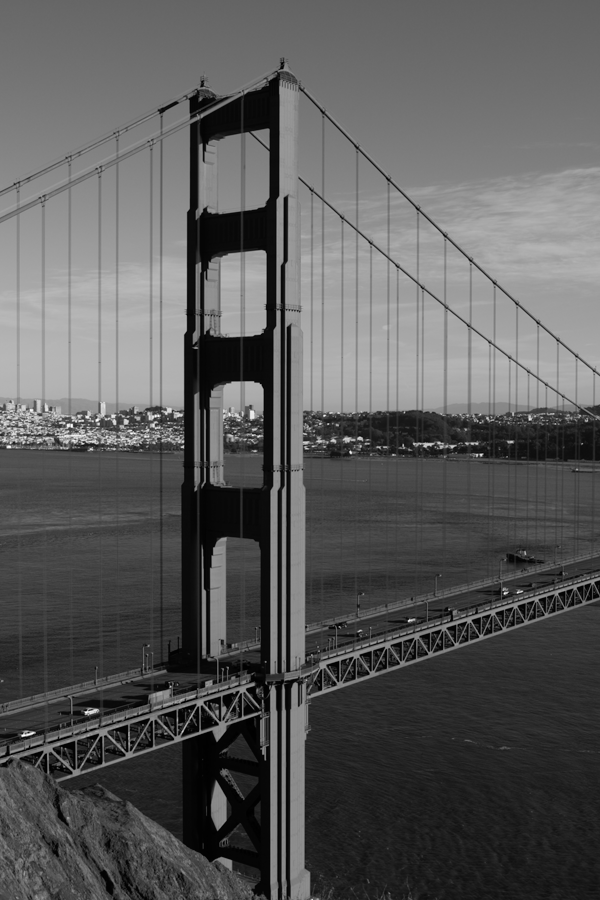
#> input picture ceng391_hw03/data/goldengate/goldengate-03.png, 600 x 900 px
$ python stitch.py
#> lines starting #> are read from the running program, lines starting #| are printed output that depends on the picture
# 260201043-Merve Malak
# I got help from this page while doing this part of the homework :
# https://stackoverflow.com/questions/68836179/how-make-panoramic-view-of-serie-of-pictures-using-python-opencv-orb-descripto
import cv2 as cv
import numpy as np


def warpImages(img1, img2, h):
    h1, w1 = img1.shape[:2]
    h2, w2 = img2.shape[:2]
    pts_img1 = np.float32([[0, 0], [0, h1], [w1, h1], [w1, 0]]).reshape(-1, 1, 2)
    pts_img2_tmp = np.float32([[0, 0], [0, h2], [w2, h2], [w2, 0]]).reshape(-1, 1, 2)
    pts_img2 = cv.perspectiveTransform(pts_img2_tmp, h)
    points = np.concatenate((pts_img1, pts_img2), axis=0)
    [x_min, y_min] = np.int32(points.min(axis=0).ravel() - 0.5)
    [x_max, y_max] = np.int32(points.max(axis=0).ravel() + 0.5)
    translation_dist = [-x_min, -y_min]
    H_translation = np.array([[1, 0, translation_dist[0]], [0, 1, translation_dist[1]], [0, 0, 1]])

    new_img = cv.warpPerspective(img2, H_translation.dot(h), (x_max - x_min, y_max - y_min))
    new_img[translation_dist[1]:h1 + translation_dist[1], translation_dist[0]:w1 + translation_dist[0]] = img1

    return new_img

def panorama():
    sift = cv.SIFT_create()
    img2 = cv.imread("../data/goldengate/goldengate-03.png")
#> img2 is the input picture: shape (900, 600, 3); min 0, max 255, mean 89.9
    for i in range(6):
        if (i == 3):
            continue
        else:
            img1 = cv.imread(f"../data/goldengate/goldengate-0{i}.png")
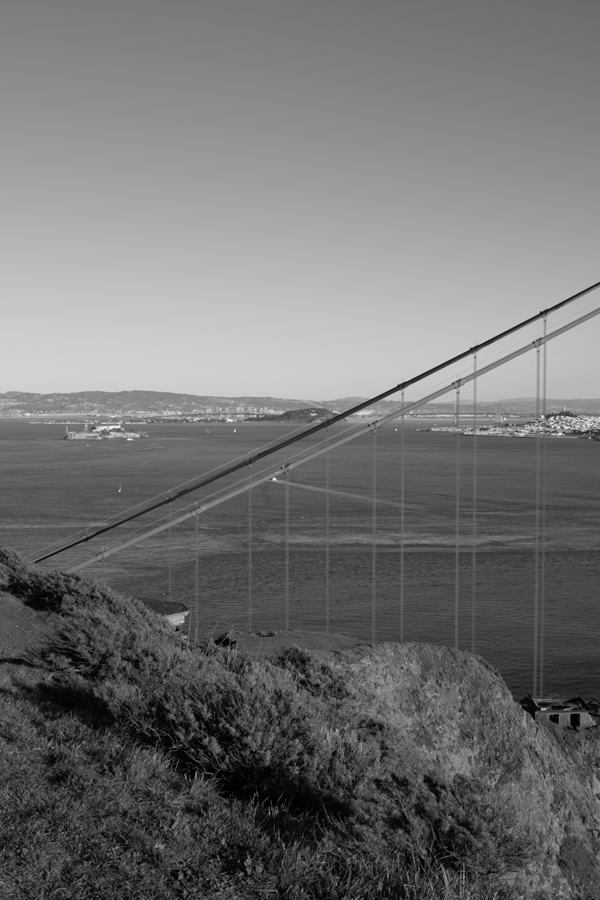
#> input picture ceng391_hw03/data/goldengate/goldengate-00.png, 600 x 900 px
#> img1 is the input picture: shape (900, 600, 3); min 0, max 249, mean 113.3
            gray1 = cv.cvtColor(img1,cv.COLOR_BGR2GRAY)
            gray2 = cv.cvtColor(img2,cv.COLOR_BGR2GRAY)
            img1_kp, des1 = sift.detectAndCompute(gray1,None)
#> img1_kp = 2735 keypoints; strongest (x, y, size): (274, 479, 2.1), (542, 417, 2), (476, 348, 4.4), (542, 709, 2)
            img2_kp, des2 = sift.detectAndCompute(gray2, None)
#> img2_kp = 1963 keypoints; strongest (x, y, size): (350, 452, 1.9), (481, 455, 2), (23, 735, 2.1), (183, 447, 1.9)
            matches1_2 = cv.BFMatcher().match(des1, des2)
#> matches1_2 = 2735 matches
            kpoints1  = np.float32([img1_kp[m.queryIdx].pt for m in matches1_2]).reshape(-1, 1, 2)
#> kpoints1 = 2735 rows, first 8: [2.36, 802.5], [2.36, 802.5], [3.11, 861.8], [3.43, 391.8], [3.49, 391.5], [4.04, 736.6], [4.97, 837.9], [5.06, 660.1]
            kpoints2 = np.float32([img2_kp[m.trainIdx].pt for m in matches1_2]).reshape(-1, 1, 2)
#> kpoints2 = 2735 rows, first 8: [5.6, 423.2], [21.46, 413.7], [156.7, 666.6], [185, 330], [211.9, 570.7], [67.03, 824], [131.5, 420.2], [94.33, 861.4]
            h, mask = cv.findHomography(kpoints1, kpoints2, cv.RANSAC)
#> h = [[-0.807, 0.147, 32.18], [-10.59, 1.93, 423.3], [-0.0251, 0.00457, 1]]; mask = 2735 values, max 1 at index 139, min 0 at index 0, mean 0.011
            img2 = warpImages(img2, img1, h)
#> in warpImages, `pts_img2 = cv.perspectiveTransform(pts_img2_tmp, h)`: pts_img2 = [[32.18, 423.3], [32.15, 421.9], [32.21, 422.1], [32.19, 422]]
#> in warpImages, `points = np.concatenate((pts_img1, pts_img2), axis=0)`: points = [[0, 0], [0, 900], [600, 900], [600, 0], [32.18, 423.3], [32.15, 421.9], [32.21, 422.1], [32.19, 422]]
#> in warpImages, `[x_min, y_min] = np.int32(points.min(axis=0).ravel() - 0.5)`: x_min = 0
#> in warpImages, `[x_max, y_max] = np.int32(points.max(axis=0).ravel() + 0.5)`: x_max = 600; y_max = 900
#> in warpImages, `translation_dist = [-x_min, -y_min]`: translation_dist = [0, 0]
#> in warpImages, `H_translation = np.array([[1, 0, translation_dist[0]], [0, 1, translat..`: H_translation = [[1, 0, 0], [0, 1, 0], [0, 0, 1]]
#> in warpImages, `new_img = cv.warpPerspective(img2, H_translation.dot(h), (x_max - x_mi..`:
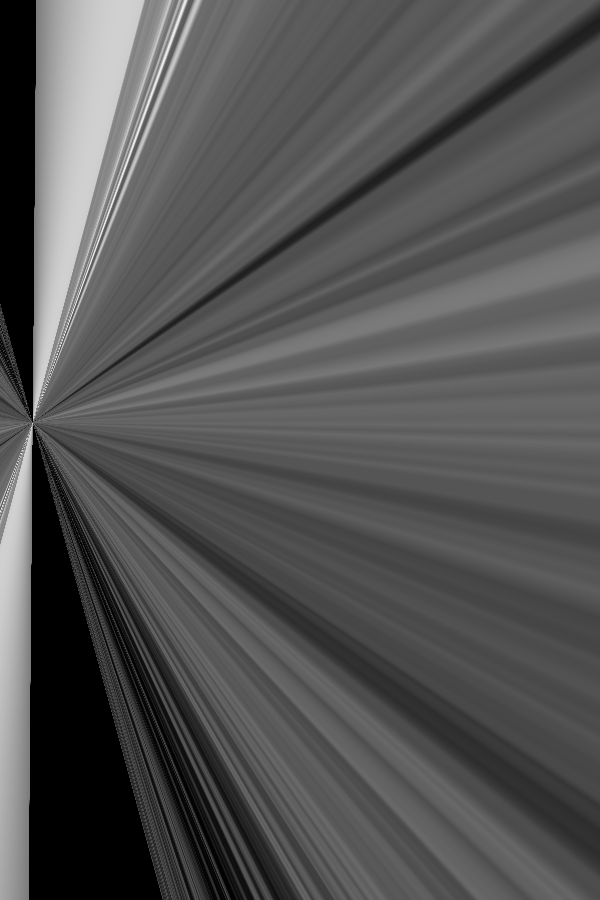
#> new_img: shape (900, 600, 3); min 0, max 240, mean 83.6
#> pass 2 of the loop in panorama, `for i in range(6):`:
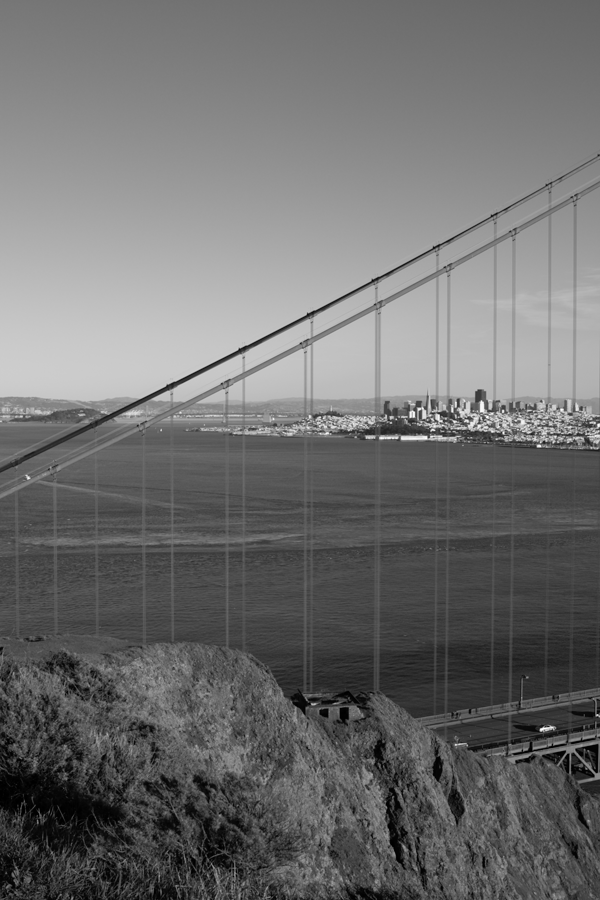
#> input picture ceng391_hw03/data/goldengate/goldengate-01.png, 600 x 900 px
#> in panorama, img1 is the input picture: shape (900, 600, 3); min 0, max 255, mean 110.4
#> img1_kp = 2465 keypoints; strongest (x, y, size): (541, 729, 2.4), (539, 446, 2.4), (419, 409, 2.1), (412, 414, 4.4)
#> matches1_2 = 2465 matches
#> kpoints1 = 2465 rows, first 8: [2.94, 746.7], [3.14, 734.6], [3.21, 409.4], [3.95, 727.8], [3.95, 727.8], [4.31, 683.1], [4.6, 493.8], [4.77, 689.8]
#> kpoints2 = 2465 rows, first 8: [84.59, 413], [233.9, 433.9], [224, 772.1], [142.9, 847.7], [218.5, 731.4], [165.9, 413.1], [2.71, 714], [216.6, 700.4]
#> h = [[0.596, 0.0196, -327], [-0.563, 0.473, 372.9], [-0.00065, -0.000116, 1]]; mask = 2465 values, max 1 at index 2194, min 0 at index 0, mean 0.0203
#> pts_img2 = [[-327, 372.9], [-345.2, 891.3], [95.81, 910.2], [50.54, 57.42]]
#> points = [[0, 0], [0, 900], [600, 900], [600, 0], [-327, 372.9], [-345.2, 891.3], [95.81, 910.2], [50.54, 57.42]]
#> x_min = -345
#> y_max = 910
#> translation_dist = [345, 0]
#> H_translation = [[1, 0, 345], [0, 1, 0], [0, 0, 1]]
#> in warpImages (call 2), `new_img = cv.warpPerspective(img2, H_translation.dot(h), (x_max - x_mi..`:
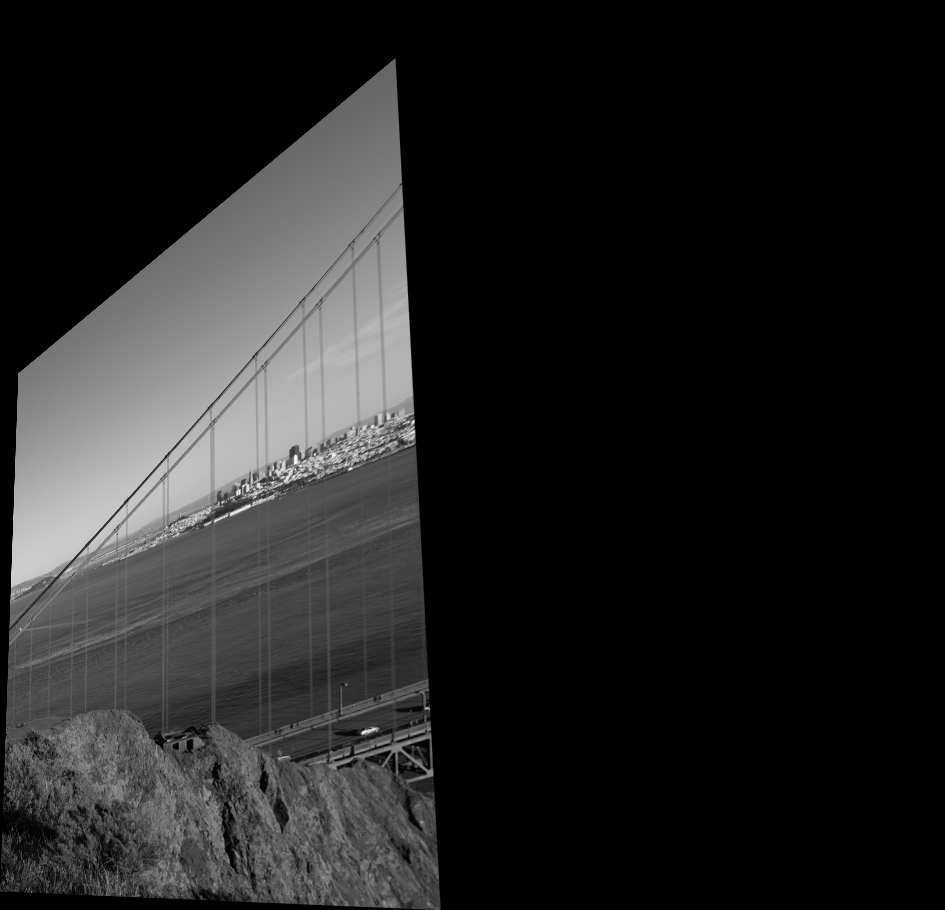
#> new_img: shape (910, 945, 3); min 0, max 253, mean 34.5
#> in warpImages (call 2), `new_img[translation_dist[1]:h1 + translation_dist[1], translation_dist..`:
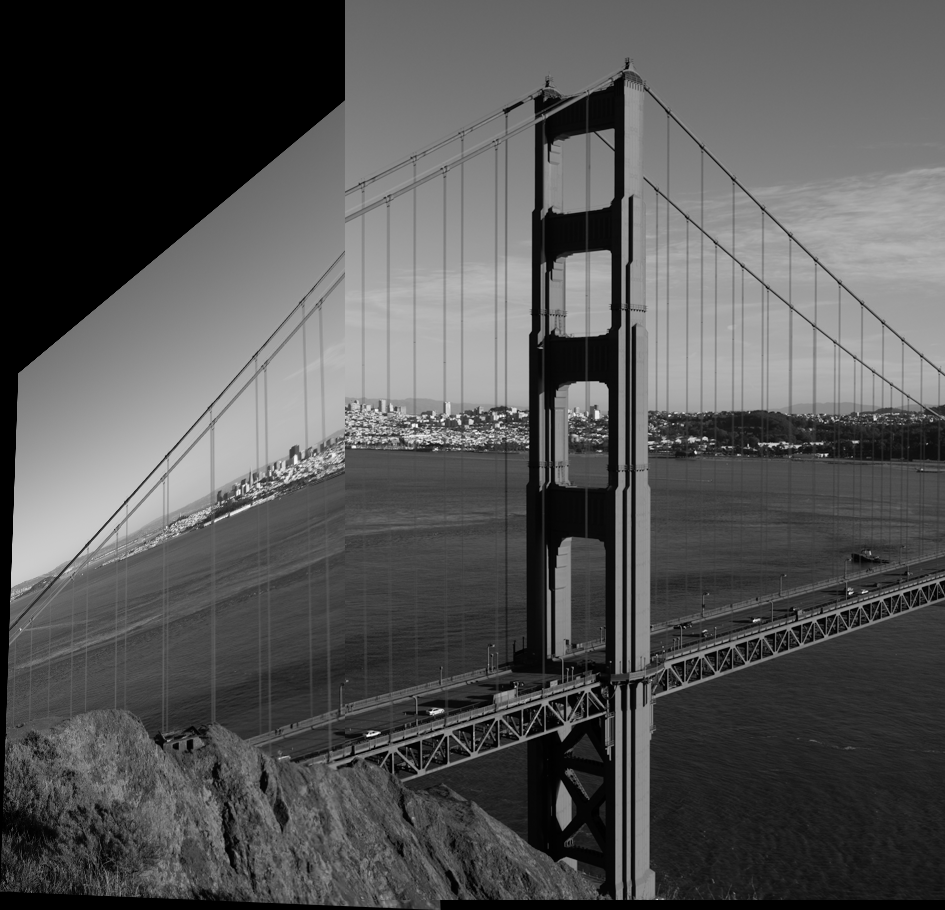
#> new_img: shape (910, 945, 3); min 0, max 255, mean 84.2
#> pass 3 of the loop in panorama, `for i in range(6):`:
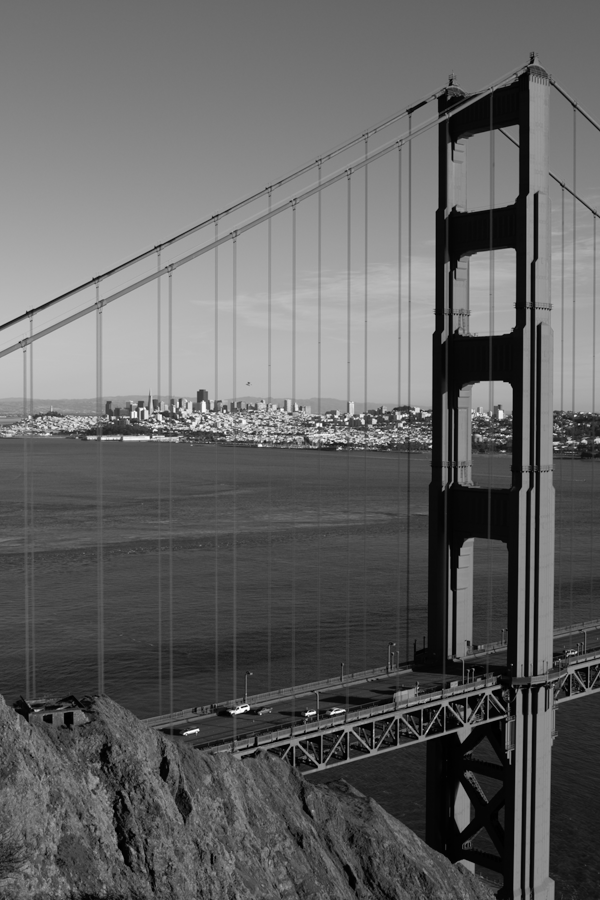
#> input picture ceng391_hw03/data/goldengate/goldengate-02.png, 600 x 900 px
#> in panorama, img1 is the input picture: shape (900, 600, 3); min 0, max 255, mean 98.5
#> in panorama, `gray2 = cv.cvtColor(img2,cv.COLOR_BGR2GRAY)`:
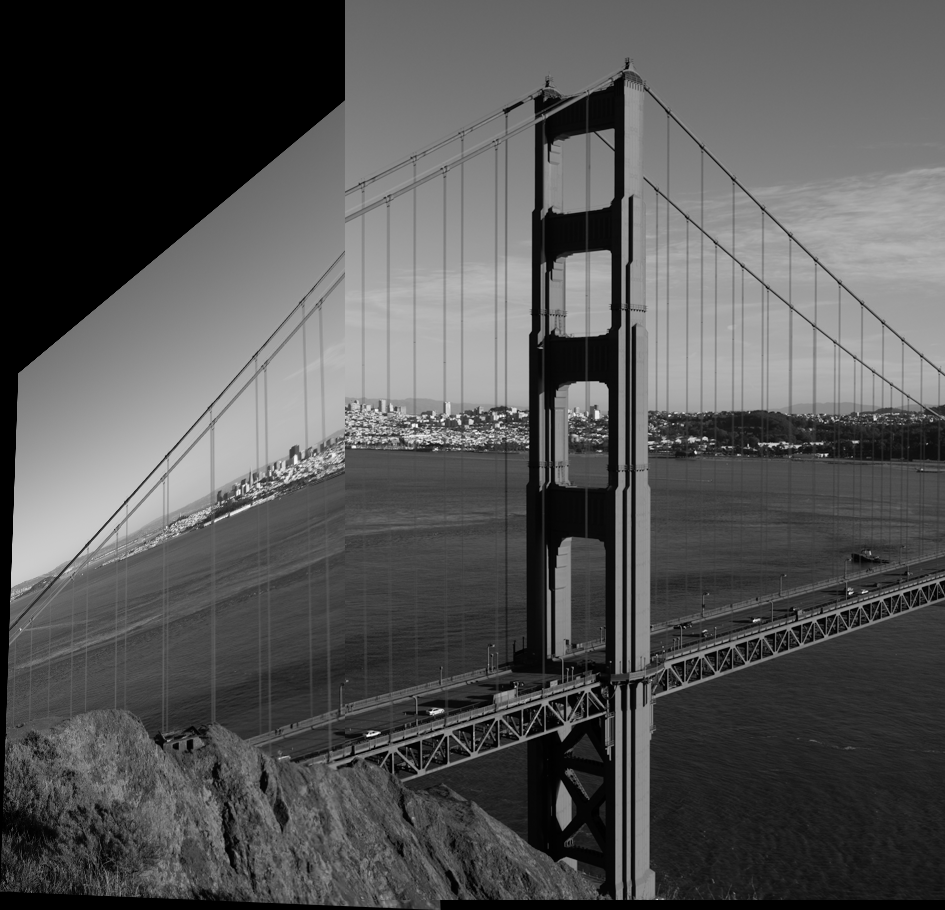
#> gray2: shape (910, 945); min 0, max 255, mean 84.2
#> img1_kp = 2486 keypoints; strongest (x, y, size): (430, 446, 1.9), (314, 712, 2), (332, 713, 2.2), (306, 714, 2)
#> img2_kp = 3179 keypoints; strongest (x, y, size): (695, 452, 1.9), (826, 455, 2), (368, 735, 2.1), (528, 447, 1.9)
#> matches1_2 = 2486 matches
#> kpoints1 = 2486 rows, first 8: [2.61, 763], [3.55, 789.7], [3.84, 834.6], [4.82, 890.2], [4.82, 890.2], [6.03, 780.2], [6.61, 702.8], [7.7, 425.5]
#> kpoints2 = 2486 rows, first 8: [135, 841], [934.7, 402.9], [257.2, 488.9], [444.1, 429.5], [12.15, 845.4], [88.39, 766.2], [724.1, 412.4], [153.1, 539]
#> h = [[1.15, 0.0115, 65.8], [0.0609, 1.07, -26.27], [0.000153, 3.11e-06, 1]]; mask = 2486 values, max 1 at index 806, min 0 at index 0, mean 0.4
#> pts_img2 = [[65.8, -26.27], [75.94, 932.5], [697.4, 887.8], [689.7, 9.39]]
#> points = [[0, 0], [0, 910], [945, 910], [945, 0], [65.8, -26.27], [75.94, 932.5], [697.4, 887.8], [689.7, 9.39]]
#> x_min = 0; y_min = -26
#> x_max = 945; y_max = 933
#> translation_dist = [0, 26]
#> H_translation = [[1, 0, 0], [0, 1, 26], [0, 0, 1]]
#> in warpImages (call 3), `new_img[translation_dist[1]:h1 + translation_dist[1], translation_dist..`:
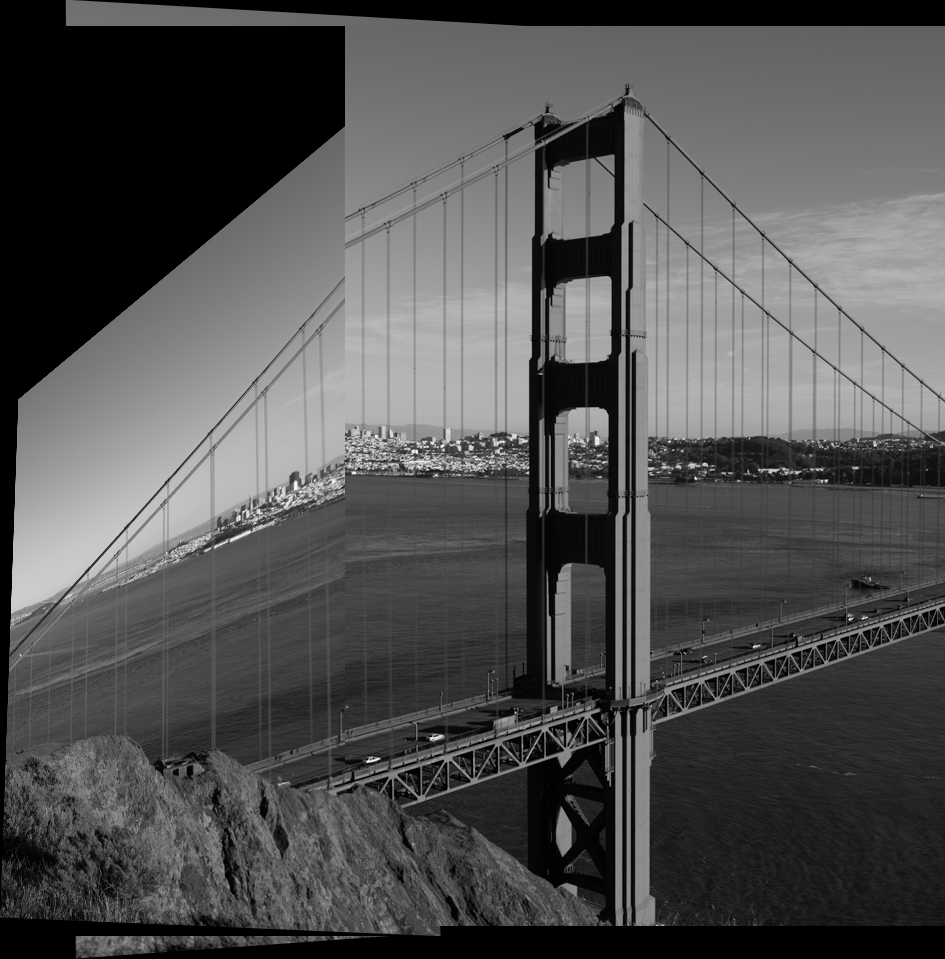
#> new_img: shape (959, 945, 3); min 0, max 255, mean 80.9
#> the loop made 5 passes; the first 3 are shown
    cv.imwrite("../data/panorama.png", img2)


#> (the run stopped early here; a loop or call above may not have finished)
